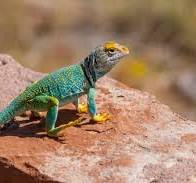
#> input picture Image Processing/Week_3_Resize_And_Flipping_Operations/new.jpeg, 196 x 183 px, given in place of new.jpg, which was not available
$ jupyter execute Untitled4.ipynb
#> lines starting #> are read from the running program, lines starting #| are printed output that depends on the picture; pictures that were not available may be replaced by others from this repository, and a replacement may not be noted
[cell 1]
import cv2
import numpy as np

[cell 2]
my_img=cv2.imread("./new.jpg",1)
#> my_img is the input picture: shape (183, 196, 3); mean B, G, R 102.6, 128.2, 159.3
print(my_img.shape)
#| (183, 196, 3)

[cell 3]
cv2.imshow("RGB Image",my_img)
cv2.waitKey(0)
cv2.destroyAllWindows

[cell 4]
#CV2 Fonksiyonu 2 parametre alır
#Yeksenine göre vertical
#X eksenine göre horizontal
#Her ikisi both
img_vertical=cv2.flip(my_img,0)
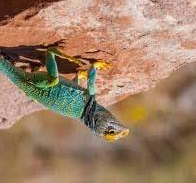
#> img_vertical: shape (183, 196, 3); mean B, G, R 102.6, 128.2, 159.3
img_horizontal=cv2.flip(my_img,1)
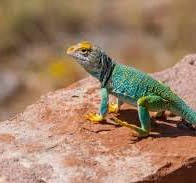
#> img_horizontal: shape (183, 196, 3); mean B, G, R 102.6, 128.2, 159.3
img_both=cv2.flip(my_img,-1)
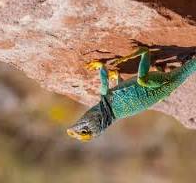
#> img_both: shape (183, 196, 3); mean B, G, R 102.6, 128.2, 159.3

[cell 5]
cv2.imshow("Original Image",my_img)
cv2.imshow("Vertical Image",img_vertical)
cv2.imshow("Horizontal Image",img_horizontal)
cv2.imshow("Vertical And Horizontal Image",img_both)
cv2.waitKey(0)
cv2.destroyAllWindows

[cell 6]
vertical_with_code=my_img[::-1,:,:,]
cv2.imshow("VertMy",vertical_with_code)
cv2.imshow("Vertical Image",img_vertical)
cv2.waitKey(0)
cv2.destroyAllWindows

[cell 7]
vertical_with_code=my_img[::-1,:,:,]
cv2.imshow("HorMy",vertical_with_code)
cv2.imshow("Horizontal Image",img_horizontal)
cv2.waitKey(0)
cv2.destroyAllWindows

[cell 8]
vertical_with_code=my_img[::-1,::-1,:,]
cv2.imshow("BothMy",vertical_with_code)
cv2.imshow("Vertical And Horizontal Image",img_both)
cv2.waitKey(0)
cv2.destroyAllWindows

[cell 9]
print(my_img.shape)
#| (183, 196, 3)
print(f"Görüntü Yükseklik ={my_img.shape[0]}")
#| Görüntü Yükseklik =183
print(f"Görüntü Genişlik ={my_img.shape[1]}")
#| Görüntü Genişlik =196
print(f"Görüntü Kanal Sayısı ={my_img.shape[2]}")
#| Görüntü Kanal Sayısı =3

[cell 10]
resized_img=cv2.resize(my_img,(1920,1080),cv2.INTER_LANCZOS4)
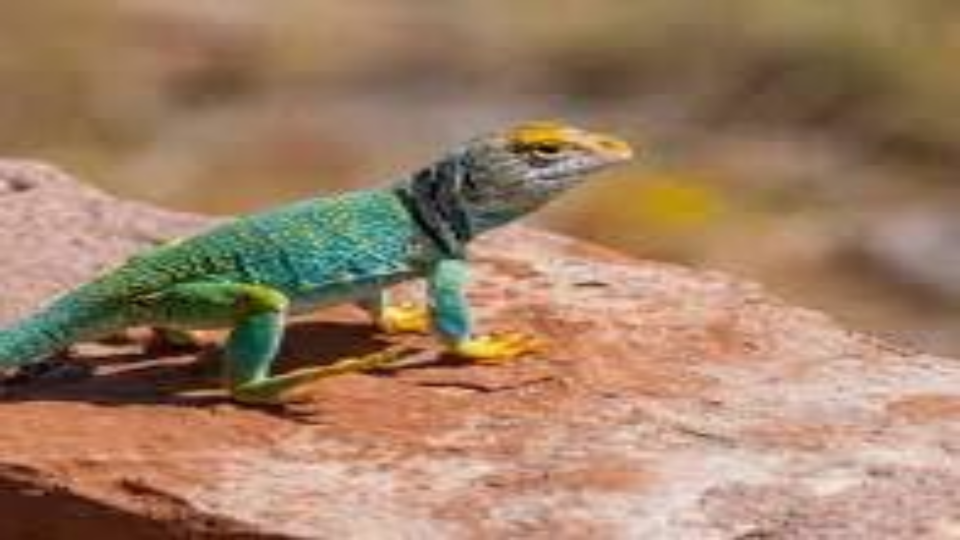
#> resized_img: shape (1080, 1920, 3) (shown at 1/2 size); mean B, G, R 102.5, 128.1, 159.2
cv2.imshow("Orıgınal Image",my_img)
cv2.imshow("Resize Image",resized_img)
cv2.waitKey(0)
cv2.destroyAllWindows
